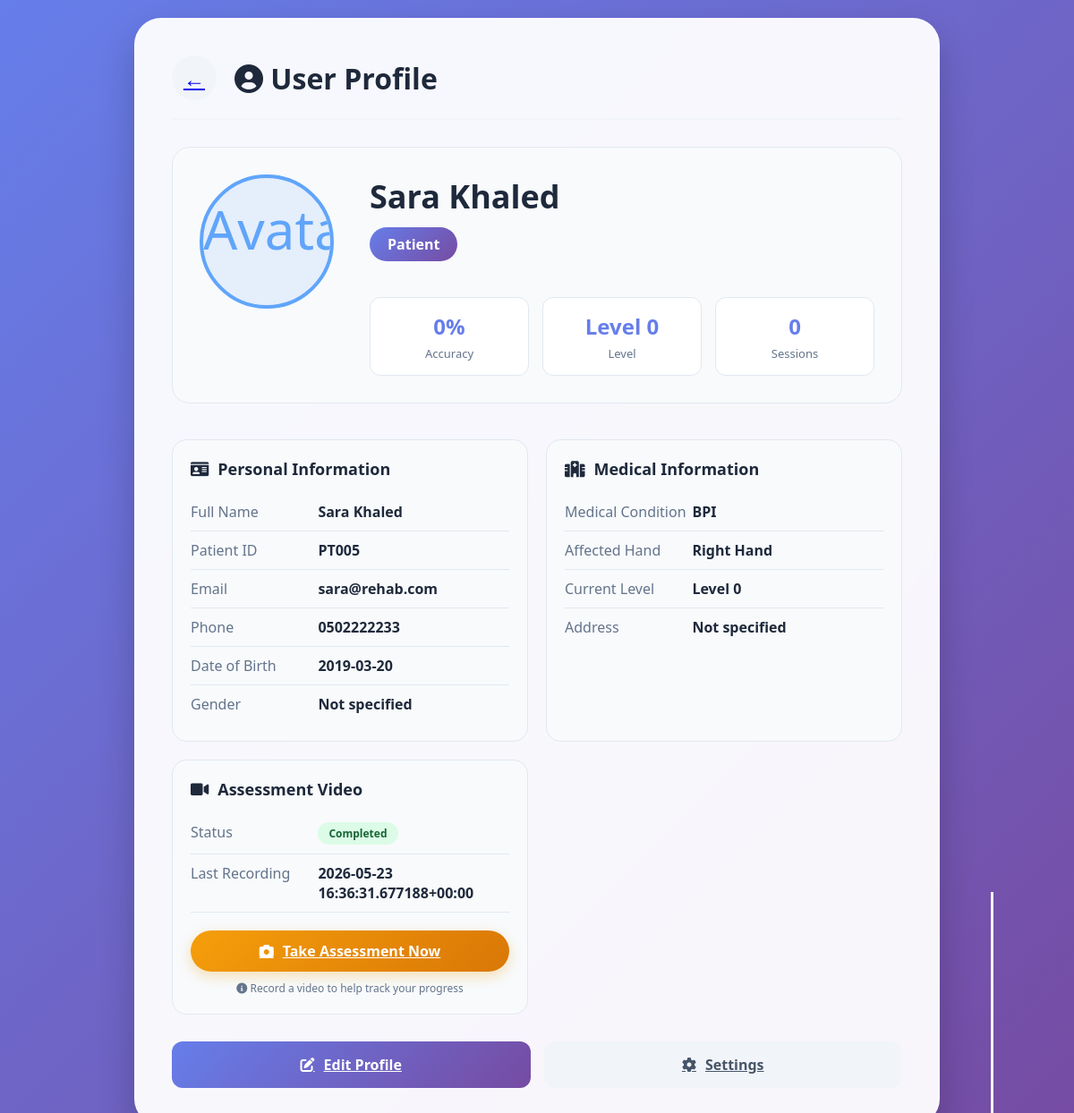
Page /profile/ (signed in) on the earlier database version.
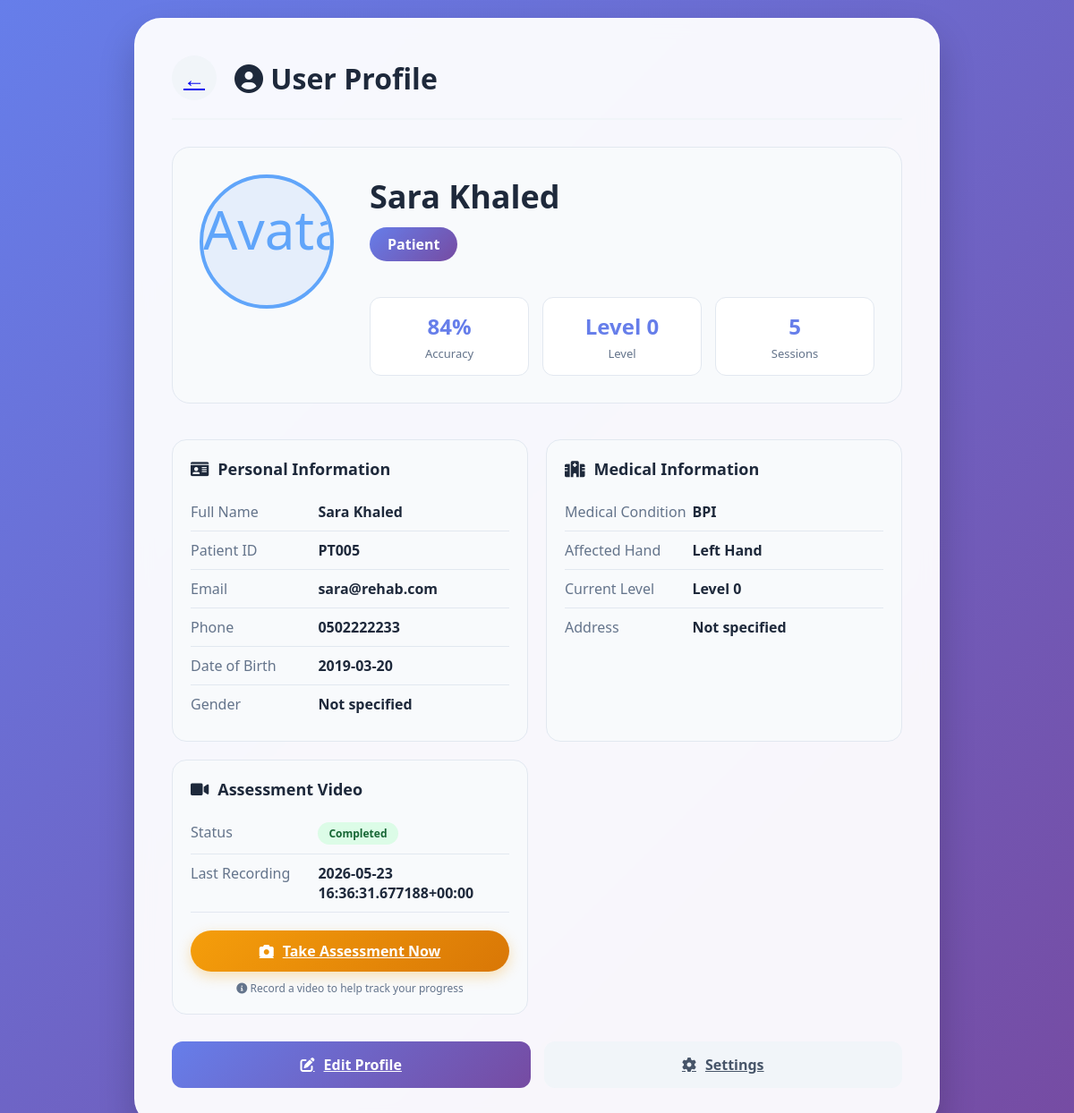
Same page on the later database version.
### api/models.py (models this page shows, shortened)
class Patients(models.Model):
    user = models.OneToOneField(Users, models.DO_NOTHING)
    patient_id = models.TextField(unique=True)
    date_of_birth = models.TextField()
    gender = models.TextField()
    medical_condition = models.TextField()
    therapy_type = models.TextField()
    stars_level = models.IntegerField(blank=True, null=True, default=1)
    falling_level = models.IntegerField(blank=True, null=True, default=1)
    matching_level = models.IntegerField(blank=True, null=True, default=1)
    assigned_doctor_id = models.IntegerField(blank=True, null=True)
    emergency_contact_name = models.TextField(blank=True, null=True)
    emergency_contact_phone = models.TextField(blank=True, null=True)
    address = models.TextField(blank=True, null=True)
    city = models.TextField(blank=True, null=True)
    country = models.TextField(blank=True, null=True)
    shoulder_strength = models.IntegerField(blank=True, null=True)
    shoulder_external_strength = models.IntegerField(blank=True, null=True)
    elbow_strength = models.IntegerField(blank=True, null=True)
    grip_strength = models.IntegerField(blank=True, null=True)
    affected_hand = models.TextField()
    photo_url = models.TextField(blank=True, null=True)
    has_assessment_video = models.IntegerField(blank=True, null=True, default=0)
    assessment_date = models.TextField(blank=True, null=True)
    class Meta:
        managed = False
        db_table = 'patients'

### api/views.py (the view)
# urls.py: path('profile/', views.profile, name='profile'),
def profile(request):
    user_id = request.session.get('user_id')
    if not user_id:
        return redirect('/gamer-login/')
    try:
        user = Users.objects.get(id=user_id)
    except Users.DoesNotExist:
        return redirect('/gamer-login/')
    context = {'user': user, 'role': user.role}
    if user.role == 'doctor':
        try:
            doctor = Doctors.objects.get(user=user)
        except Doctors.DoesNotExist:
            doctor = None
        patient_count = Patients.objects.filter(
            assigned_doctor_id=user.id
        ).count()
        total_sessions = GameSessions.objects.filter(
            patient__assigned_doctor_id=user.id
        ).count()
        context.update({
            'doctor': doctor,
            'patient_count': patient_count,
            'total_sessions': total_sessions,
        })
    else:
        try:
            patient = Patients.objects.get(user=user)
        except Patients.DoesNotExist:
            patient = None
        from django.db.models import Avg, Count
        stats = GameSessions.objects.filter(
            patient__user=user
        ).aggregate(
            avg_accuracy=Avg('accuracy'),
            total_sessions=Count('id'),
        )
        avg_accuracy = stats['avg_accuracy']
        accuracy_display = (
            f"{round(avg_accuracy)}%" if avg_accuracy is not None else "0%"
        )
        context.update({
            'patient': patient,
            'accuracy_display': accuracy_display,
            'total_sessions': stats['total_sessions'] or 0,
        })
    return render(request, 'profile.html', context)

### templates/profile.html (shortened to what the changed rows need)
{% load static %}
<!DOCTYPE html>
<html lang="en">
<head>
    <link rel="stylesheet" href="https://cdnjs.cloudflare.com/ajax/libs/font-awesome/6.0.0-beta3/css/all.min.css">
    <link rel="stylesheet" href="{% static 'css/style.css' %}">
</head>
<body>
    <div class="profile-container">
        <div class="profile-header">
            <h2><i class="fas fa-user-circle"></i> User Profile</h2>
        </div>
        <div class="profile-card">
            <div class="profile-info">
                <div class="profile-stats">
                    {% if role == 'doctor' %}
                        <div class="stat-box">
                            <div class="stat-value">{{ patient_count }}</div>
                            <div class="stat-label">Patients</div>
                        </div>
                        <div class="stat-box">
                            <div class="stat-value">{% if doctor.experience %}{{ doctor.experience }} yrs{% else %}—{% endif %}</div>
                            <div class="stat-label">Experience</div>
                        </div>
                        <div class="stat-box">
                            <div class="stat-value">{{ total_sessions }}</div>
                            <div class="stat-label">Sessions</div>
                        </div>
                    {% else %}
                        <div class="stat-box">
                            <div class="stat-value">{{ accuracy_display }}</div>
                            <div class="stat-label">Accuracy</div>
                        </div>
                        <div class="stat-box">
                            <div class="stat-value">Level {% if patient %}{{ patient.current_level|default:"0" }}{% else %}0{% endif %}</div>
                            <div class="stat-label">Level</div>
                        </div>
                        <div class="stat-box">
                            <div class="stat-value">{{ total_sessions }}</div>
                            <div class="stat-label">Sessions</div>
                        </div>
                    {% endif %}
                </div>
            </div>
        </div>
        <div class="info-grid">
            <div class="info-card">
                <div class="info-row">
                    <span class="info-label">{% if role == 'doctor' %}Doctor ID{% else %}Patient ID{% endif %}</span>
                    <span class="info-value">
                        {% if role == 'doctor' %}
                            {% if doctor %}{{ doctor.doctor_id }}{% else %}—{% endif %}
                        {% else %}
                            {% if patient %}{{ patient.patient_id }}{% else %}—{% endif %}
                        {% endif %}
                    </span>
                </div>
                {% if role == 'patient' %}
                <div class="info-row">
                    <span class="info-label">Date of Birth</span>
                    <span class="info-value">{% if patient and patient.date_of_birth %}{{ patient.date_of_birth }}{% else %}Not specified{% endif %}</span>
                </div>
                {% endif %}
            </div>
            {% if role == 'patient' %}
            <div class="info-card">
                <div class="info-row">
                    <span class="info-label">Medical Condition</span>
                    <span class="info-value">{% if patient %}{{ patient.medical_condition|default:"Not specified" }}{% else %}Not specified{% endif %}</span>
                </div>
                <div class="info-row">
                    <span class="info-label">Affected Hand</span>
                    <span class="info-value">{% if patient and patient.affected_hand %}{{ patient.affected_hand|capfirst }} Hand{% else %}Not specified{% endif %}</span>
                </div>
            </div>
            {% endif %}
            {% if role == 'patient' %}
            <div class="info-card">
                <div class="info-row">
                    <span class="info-label">Last Recording</span>
                    <span class="info-value">{% if patient and patient.assessment_date %}{{ patient.assessment_date }}{% else %}Never{% endif %}</span>
                </div>
            </div>
            {% endif %}
        </div>
    </div>
</body>
</html>

Differences in the rows shown:
changed Patients "PT005": affected_hand "Right" → "Left"
Other differences:
{{ accuracy_display }}: "0%" → "84%"
{{ total_sessions }}: "0" → "5"
